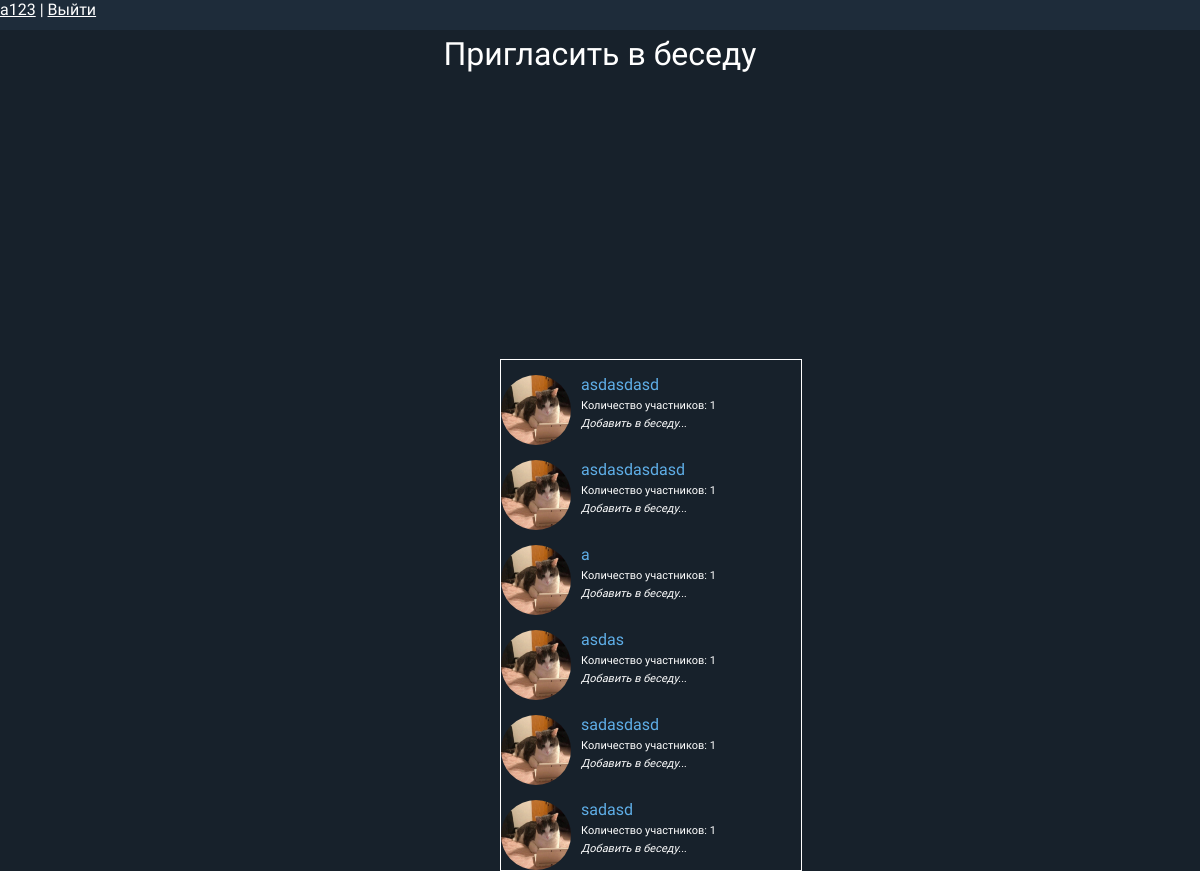
The page /toinvite/2 (signed in) on the database as committed earlier.
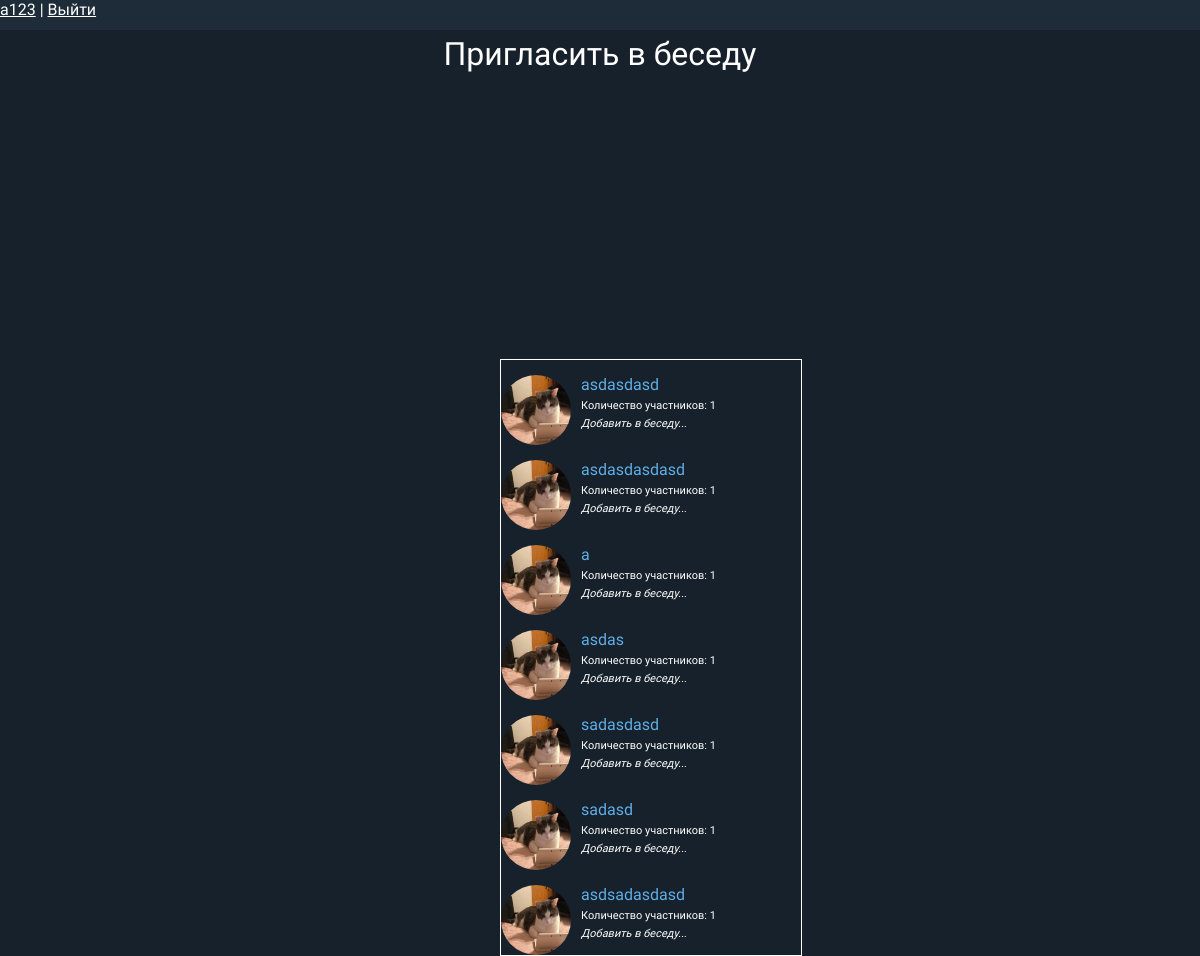
The same page on the database as committed later.
### API/models.py (models this page shows, shortened)
class Chat(models.Model):
    name = models.CharField(max_length=100)
    admin = models.ForeignKey(Account, on_delete=models.CASCADE, null=True, default=None, related_name='chatadmin')
    is_private = models.ForeignKey('PrivateChat', null=True, default=None, on_delete=models.CASCADE,
                                   verbose_name='Приватный чат', related_name='chatseconduser')
    about = models.TextField(blank=True, null=True)
    chat_photo = models.ImageField(upload_to='photo/chat/%Y/%m/%d',
                                    default='photo/chat/default/Аватарка чата по умолчанию.jpg',
                                    verbose_name='Фото чата', null=True)
    time_create = models.DateTimeField(auto_now_add=True)
    class Meta:
        verbose_name = 'Чат'
        verbose_name_plural = 'Чаты'
        ordering = ['id']

### front/views.py (the view)
# urls.py: re_path(r'^toinvite/(?P<user_id>\d+)$', views.toinvite, name='invite'),
@login_required
def toinvite(request, user_id):
    if not Account.objects.filter(user_id=request.user.id).exists():
        return redirect(reverse('create_profile'))
    elif not Account.objects.filter(id = user_id).exists():
        return redirect(reverse('main page', kwargs = {'username' : request.user.username}))
    elif request.user.account.id == int(user_id):
        return redirect(reverse('main page', kwargs = {'username' : request.user.username}))
    chats = list(Chat.objects.filter(admin_id = request.user.account.id, is_private = None))
    if len(chats) == 0:
        return render(request, 'invalidinvite.html', context= {'title' : 'Бесед нет'})
    truechats = []
    for chat in chats:
        if not Participants.objects.filter(chat_id = chat.id, user_id = user_id).exists():
            truechats.append(chat)
    if len(truechats) == 0:
        return render(request, 'nothingtoinvite.html', context={'guest' : Account.objects.get(id = user_id).username,
                                                                'title' : 'Бесед нет'})
    return render(request, 'invite.html', context={'title' : 'Пригласить в беседу', 'chats' : truechats, 'user_id' : user_id,
                                                   'token' : Token.objects.get(user_id = request.user.id).key})

### templates/invite.html (shortened to what this page needs)
{% extends 'flatpages/default.html' %}
{% load static %}
{% block css %}
{% static 'css/invite.css' %}
{% endblock %}
{% block content %}
<h1 style="text-align: center; margin-top: 5px">{{title}}</h1>
<div id="chats">
    {% for chat in chats %}
        <div class="chat">
            <p class="chat_photo"><img src = "{{chat.chat_photo.url}}"></p>
            <p class="chat_name">{{chat.name}}</p>
            <p class="chat_count">Количество участников: {{chat.participants.count}}</p>
            <p class="chat_to_add">Добавить в беседу...</p>
        </div>
    {% endfor %}
</div>
{% endblock %}

Rows that differ between the two databases and show on the page:
added Chat: chat_photo (picture), name "asdsadasdasd", participants.count "1"
